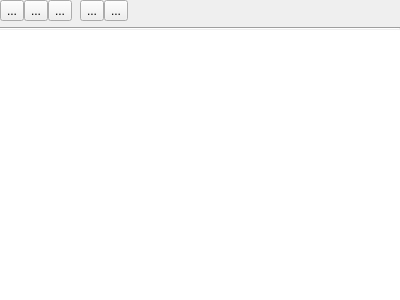
<?xml version="1.0" encoding="UTF-8"?>
<ui version="4.0">
 <class>BuildRunOutput</class>
 <widget class="QWidget" name="BuildRunOutput">
  <property name="geometry">
   <rect>
    <x>0</x>
    <y>0</y>
    <width>400</width>
    <height>300</height>
   </rect>
  </property>
  <property name="windowTitle">
   <string>Form</string>
  </property>
  <layout class="QVBoxLayout" name="verticalLayout">
   <property name="spacing">
    <number>0</number>
   </property>
   <property name="leftMargin">
    <number>0</number>
   </property>
   <property name="topMargin">
    <number>0</number>
   </property>
   <property name="rightMargin">
    <number>0</number>
   </property>
   <property name="bottomMargin">
    <number>0</number>
   </property>
   <item>
    <layout class="QHBoxLayout" name="horizontalLayout">
     <item>
      <widget class="QToolButton" name="playButton">
       <property name="toolTip">
        <string>Execute binary</string>
       </property>
       <property name="text">
        <string>...</string>
       </property>
       <property name="icon">
        <iconset theme="media-playback-start"/>
       </property>
      </widget>
     </item>
     <item>
      <widget class="QToolButton" name="buildButton">
       <property name="toolTip">
        <string>Execute task</string>
       </property>
       <property name="text">
        <string>...</string>
       </property>
       <property name="icon">
        <iconset theme="run-build"/>
       </property>
      </widget>
     </item>
     <item>
      <widget class="QToolButton" name="cancelButton">
       <property name="toolTip">
        <string>Stop building/executing</string>
       </property>
       <property name="text">
        <string>...</string>
       </property>
       <property name="icon">
        <iconset theme="media-playback-stop"/>
       </property>
      </widget>
     </item>
     <item>
      <spacer name="horizontalSpacer_2">
       <property name="orientation">
        <enum>Qt::Orientation::Horizontal</enum>
       </property>
       <property name="sizeType">
        <enum>QSizePolicy::Policy::Preferred</enum>
       </property>
       <property name="sizeHint" stdset="0">
        <size>
         <width>8</width>
         <height>20</height>
        </size>
       </property>
      </spacer>
     </item>
     <item>
      <widget class="QToolButton" name="copyOutput">
       <property name="toolTip">
        <string>Copy to clipboard</string>
       </property>
       <property name="text">
        <string>...</string>
       </property>
       <property name="icon">
        <iconset theme="edit-copy"/>
       </property>
      </widget>
     </item>
     <item>
      <widget class="QToolButton" name="clearOutput">
       <property name="toolTip">
        <string>Clear output</string>
       </property>
       <property name="text">
        <string>...</string>
       </property>
       <property name="icon">
        <iconset theme="edit-clear"/>
       </property>
      </widget>
     </item>
     <item>
      <spacer name="horizontalSpacer">
       <property name="orientation">
        <enum>Qt::Orientation::Horizontal</enum>
       </property>
       <property name="sizeType">
        <enum>QSizePolicy::Policy::MinimumExpanding</enum>
       </property>
       <property name="sizeHint" stdset="0">
        <size>
         <width>40</width>
         <height>20</height>
        </size>
       </property>
      </spacer>
     </item>
    </layout>
   </item>
   <item>
    <spacer name="verticalSpacer">
     <property name="orientation">
      <enum>Qt::Orientation::Vertical</enum>
     </property>
     <property name="sizeType">
      <enum>QSizePolicy::Policy::Fixed</enum>
     </property>
     <property name="sizeHint" stdset="0">
      <size>
       <width>20</width>
       <height>6</height>
      </size>
     </property>
    </spacer>
   </item>
   <item>
    <widget class="Line" name="line">
     <property name="orientation">
      <enum>Qt::Orientation::Horizontal</enum>
     </property>
    </widget>
   </item>
   <item>
    <widget class="QPlainTextEdit" name="commandOuput">
     <property name="font">
      <font>
       <family>Monospace</family>
       <pointsize>10</pointsize>
       <bold>false</bold>
      </font>
     </property>
     <property name="frameShape">
      <enum>QFrame::Shape::NoFrame</enum>
     </property>
     <property name="tabChangesFocus">
      <bool>true</bool>
     </property>
     <property name="readOnly">
      <bool>true</bool>
     </property>
     <property name="plainText">
      <string notr="true"/>
     </property>
     <property name="textInteractionFlags">
      <set>Qt::TextInteractionFlag::LinksAccessibleByKeyboard|Qt::TextInteractionFlag::LinksAccessibleByMouse|Qt::TextInteractionFlag::TextBrowserInteraction|Qt::TextInteractionFlag::TextSelectableByKeyboard|Qt::TextInteractionFlag::TextSelectableByMouse</set>
     </property>
     <property name="backgroundVisible">
      <bool>false</bool>
     </property>
     <property name="centerOnScroll">
      <bool>false</bool>
     </property>
    </widget>
   </item>
  </layout>
 </widget>
 <resources/>
 <connections/>
</ui>
